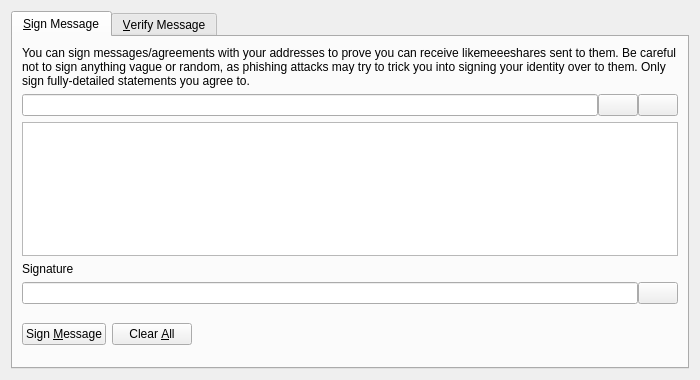
<?xml version="1.0" encoding="UTF-8"?>
<ui version="4.0">
 <class>SignVerifyMessageDialog</class>
 <widget class="QDialog" name="SignVerifyMessageDialog">
  <property name="geometry">
   <rect>
    <x>0</x>
    <y>0</y>
    <width>700</width>
    <height>380</height>
   </rect>
  </property>
  <property name="windowTitle">
   <string>Signatures - Sign / Verify a Message</string>
  </property>
  <property name="modal">
   <bool>true</bool>
  </property>
  <layout class="QVBoxLayout" name="verticalLayout">
   <item>
    <widget class="QTabWidget" name="tabWidget">
     <property name="currentIndex">
      <number>0</number>
     </property>
     <widget class="QWidget" name="tabSignMessage">
      <attribute name="title">
       <string>&amp;Sign Message</string>
      </attribute>
      <layout class="QVBoxLayout" name="verticalLayout_SM">
       <item>
        <widget class="QLabel" name="infoLabel_SM">
         <property name="text">
          <string>You can sign messages/agreements with your addresses to prove you can receive likemeeeshares sent to them. Be careful not to sign anything vague or random, as phishing attacks may try to trick you into signing your identity over to them. Only sign fully-detailed statements you agree to.</string>
         </property>
         <property name="textFormat">
          <enum>Qt::PlainText</enum>
         </property>
         <property name="wordWrap">
          <bool>true</bool>
         </property>
        </widget>
       </item>
       <item>
        <layout class="QHBoxLayout" name="horizontalLayout_1_SM">
         <property name="spacing">
          <number>0</number>
         </property>
         <item>
          <widget class="QValidatedLineEdit" name="addressIn_SM">
           <property name="toolTip">
            <string>The Likemeeeshare address to sign the message with</string>
           </property>
          </widget>
         </item>
         <item>
          <widget class="QPushButton" name="addressBookButton_SM">
           <property name="toolTip">
            <string>Choose previously used address</string>
           </property>
           <property name="text">
            <string/>
           </property>
           <property name="icon">
            <iconset resource="../bitcoin.qrc">
             <normaloff>:/icons/address-book</normaloff>:/icons/address-book</iconset>
           </property>
           <property name="shortcut">
            <string>Alt+A</string>
           </property>
           <property name="autoDefault">
            <bool>false</bool>
           </property>
          </widget>
         </item>
         <item>
          <widget class="QPushButton" name="pasteButton_SM">
           <property name="toolTip">
            <string>Paste address from clipboard</string>
           </property>
           <property name="text">
            <string/>
           </property>
           <property name="icon">
            <iconset resource="../bitcoin.qrc">
             <normaloff>:/icons/editpaste</normaloff>:/icons/editpaste</iconset>
           </property>
           <property name="shortcut">
            <string>Alt+P</string>
           </property>
           <property name="autoDefault">
            <bool>false</bool>
           </property>
          </widget>
         </item>
        </layout>
       </item>
       <item>
        <widget class="QPlainTextEdit" name="messageIn_SM">
         <property name="toolTip">
          <string>Enter the message you want to sign here</string>
         </property>
        </widget>
       </item>
       <item>
        <widget class="QLabel" name="signatureLabel_SM">
         <property name="text">
          <string>Signature</string>
         </property>
         <property name="textFormat">
          <enum>Qt::PlainText</enum>
         </property>
        </widget>
       </item>
       <item>
        <layout class="QHBoxLayout" name="horizontalLayout_2_SM">
         <property name="spacing">
          <number>0</number>
         </property>
         <item>
          <widget class="QLineEdit" name="signatureOut_SM">
           <property name="font">
            <font>
             <italic>true</italic>
            </font>
           </property>
           <property name="readOnly">
            <bool>true</bool>
           </property>
          </widget>
         </item>
         <item>
          <widget class="QPushButton" name="copySignatureButton_SM">
           <property name="toolTip">
            <string>Copy the current signature to the system clipboard</string>
           </property>
           <property name="text">
            <string/>
           </property>
           <property name="icon">
            <iconset resource="../bitcoin.qrc">
             <normaloff>:/icons/editcopy</normaloff>:/icons/editcopy</iconset>
           </property>
           <property name="autoDefault">
            <bool>false</bool>
           </property>
          </widget>
         </item>
        </layout>
       </item>
       <item>
        <layout class="QHBoxLayout" name="horizontalLayout_3_SM">
         <item>
          <widget class="QPushButton" name="signMessageButton_SM">
           <property name="toolTip">
            <string>Sign the message to prove you own this Likemeeeshare address</string>
           </property>
           <property name="text">
            <string>Sign &amp;Message</string>
           </property>
           <property name="icon">
            <iconset resource="../bitcoin.qrc">
             <normaloff>:/icons/edit</normaloff>:/icons/edit</iconset>
           </property>
           <property name="autoDefault">
            <bool>false</bool>
           </property>
          </widget>
         </item>
         <item>
          <widget class="QPushButton" name="clearButton_SM">
           <property name="toolTip">
            <string>Reset all sign message fields</string>
           </property>
           <property name="text">
            <string>Clear &amp;All</string>
           </property>
           <property name="icon">
            <iconset resource="../bitcoin.qrc">
             <normaloff>:/icons/remove</normaloff>:/icons/remove</iconset>
           </property>
           <property name="autoDefault">
            <bool>false</bool>
           </property>
          </widget>
         </item>
         <item>
          <spacer name="horizontalSpacer_1_SM">
           <property name="orientation">
            <enum>Qt::Horizontal</enum>
           </property>
           <property name="sizeHint" stdset="0">
            <size>
             <width>40</width>
             <height>48</height>
            </size>
           </property>
          </spacer>
         </item>
         <item>
          <widget class="QLabel" name="statusLabel_SM">
           <property name="font">
            <font>
             <weight>75</weight>
             <bold>true</bold>
            </font>
           </property>
           <property name="text">
            <string/>
           </property>
           <property name="wordWrap">
            <bool>true</bool>
           </property>
          </widget>
         </item>
         <item>
          <spacer name="horizontalSpacer_2_SM">
           <property name="orientation">
            <enum>Qt::Horizontal</enum>
           </property>
           <property name="sizeHint" stdset="0">
            <size>
             <width>40</width>
             <height>48</height>
            </size>
           </property>
          </spacer>
         </item>
        </layout>
       </item>
      </layout>
     </widget>
     <widget class="QWidget" name="tabVerifyMessage">
      <attribute name="title">
       <string>&amp;Verify Message</string>
      </attribute>
      <layout class="QVBoxLayout" name="verticalLayout_VM">
       <item>
        <widget class="QLabel" name="infoLabel_VM">
         <property name="text">
          <string>Enter the receiver's address, message (ensure you copy line breaks, spaces, tabs, etc. exactly) and signature below to verify the message. Be careful not to read more into the signature than what is in the signed message itself, to avoid being tricked by a man-in-the-middle attack. Note that this only proves the signing party receives with the address, it cannot prove sendership of any transaction!</string>
         </property>
         <property name="textFormat">
          <enum>Qt::PlainText</enum>
         </property>
         <property name="alignment">
          <set>Qt::AlignLeading|Qt::AlignLeft|Qt::AlignTop</set>
         </property>
         <property name="wordWrap">
          <bool>true</bool>
         </property>
        </widget>
       </item>
       <item>
        <layout class="QHBoxLayout" name="horizontalLayout_1_VM">
         <property name="spacing">
          <number>0</number>
         </property>
         <item>
          <widget class="QValidatedLineEdit" name="addressIn_VM">
           <property name="toolTip">
            <string>The Likemeeeshare address the message was signed with</string>
           </property>
          </widget>
         </item>
         <item>
          <widget class="QPushButton" name="addressBookButton_VM">
           <property name="toolTip">
            <string>Choose previously used address</string>
           </property>
           <property name="text">
            <string/>
           </property>
           <property name="icon">
            <iconset resource="../bitcoin.qrc">
             <normaloff>:/icons/address-book</normaloff>:/icons/address-book</iconset>
           </property>
           <property name="shortcut">
            <string>Alt+A</string>
           </property>
           <property name="autoDefault">
            <bool>false</bool>
           </property>
          </widget>
         </item>
        </layout>
       </item>
       <item>
        <widget class="QPlainTextEdit" name="messageIn_VM"/>
       </item>
       <item>
        <widget class="QValidatedLineEdit" name="signatureIn_VM"/>
       </item>
       <item>
        <layout class="QHBoxLayout" name="horizontalLayout_2_VM">
         <item>
          <widget class="QPushButton" name="verifyMessageButton_VM">
           <property name="toolTip">
            <string>Verify the message to ensure it was signed with the specified Likemeeeshare address</string>
           </property>
           <property name="text">
            <string>Verify &amp;Message</string>
           </property>
           <property name="icon">
            <iconset resource="../bitcoin.qrc">
             <normaloff>:/icons/transaction_0</normaloff>:/icons/transaction_0</iconset>
           </property>
           <property name="autoDefault">
            <bool>false</bool>
           </property>
          </widget>
         </item>
         <item>
          <widget class="QPushButton" name="clearButton_VM">
           <property name="toolTip">
            <string>Reset all verify message fields</string>
           </property>
           <property name="text">
            <string>Clear &amp;All</string>
           </property>
           <property name="icon">
            <iconset resource="../bitcoin.qrc">
             <normaloff>:/icons/remove</normaloff>:/icons/remove</iconset>
           </property>
           <property name="autoDefault">
            <bool>false</bool>
           </property>
          </widget>
         </item>
         <item>
          <spacer name="horizontalSpacer_1_VM">
           <property name="orientation">
            <enum>Qt::Horizontal</enum>
           </property>
           <property name="sizeHint" stdset="0">
            <size>
             <width>40</width>
             <height>48</height>
            </size>
           </property>
          </spacer>
         </item>
         <item>
          <widget class="QLabel" name="statusLabel_VM">
           <property name="font">
            <font>
             <weight>75</weight>
             <bold>true</bold>
            </font>
           </property>
           <property name="text">
            <string/>
           </property>
           <property name="wordWrap">
            <bool>true</bool>
           </property>
          </widget>
         </item>
         <item>
          <spacer name="horizontalSpacer_2_VM">
           <property name="orientation">
            <enum>Qt::Horizontal</enum>
           </property>
           <property name="sizeHint" stdset="0">
            <size>
             <width>40</width>
             <height>48</height>
            </size>
           </property>
          </spacer>
         </item>
        </layout>
       </item>
      </layout>
     </widget>
    </widget>
   </item>
  </layout>
 </widget>
 <customwidgets>
  <customwidget>
   <class>QValidatedLineEdit</class>
   <extends>QLineEdit</extends>
   <header>qvalidatedlineedit.h</header>
  </customwidget>
 </customwidgets>
 <resources>
  <include location="../bitcoin.qrc"/>
 </resources>
 <connections/>
</ui>
